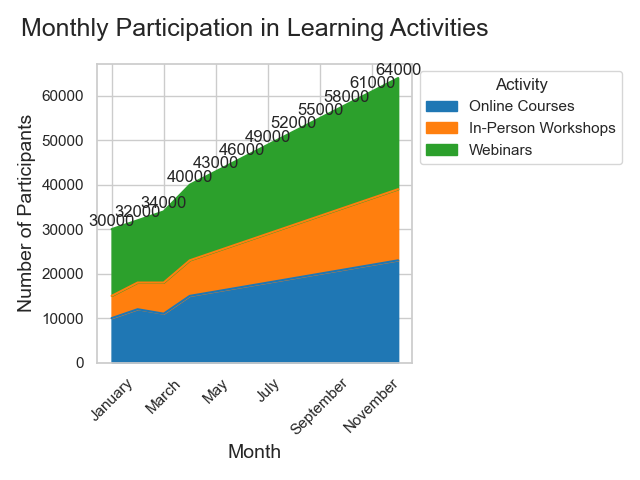

Generate this figure with Python:

import seaborn as sns
import pandas as pd
import matplotlib.pyplot as plt

# Data
data = {
    'Month': ['January', 'February', 'March', 'April', 'May', 'June', 'July', 'August', 
              'September', 'October', 'November', 'December'],
    'Online Courses': [10000, 12000, 11000, 15000, 16000, 17000, 18000, 19000, 20000, 21000, 22000, 23000],
    'In-Person Workshops': [5000, 6000, 7000, 8000, 9000, 10000, 11000, 12000, 13000, 14000, 15000, 16000],
    'Webinars': [15000, 14000, 16000, 17000, 18000, 19000, 20000, 21000, 22000, 23000, 24000, 25000]
}

# Create a DataFrame
df = pd.DataFrame(data)

# Transform the Month to categorical type so the order is kept in the plotting
df['Month'] = pd.Categorical(df['Month'], 
                             categories=['January', 'February', 'March', 'April', 'May', 'June', 
                                         'July', 'August', 'September', 'October', 'November', 'December'],
                             ordered=True)

# Set the figure size
plt.figure(figsize=(16, 12))

# Stacked area plot
sns.set_theme(style="whitegrid")
pal = ['#1f77b4', '#ff7f0e', '#2ca02c']

# Plot stack area chart
ax = df.set_index('Month').plot(kind='area', stacked=True, color=pal)

# Annotate the chart with total participants per month
df['Total'] = df['Online Courses'] + df['In-Person Workshops'] + df['Webinars']
for idx, total in enumerate(df['Total']):
    ax.text(idx, total, str(total), va='bottom', ha='center')

# Customize title and labels
ax.set_title('Monthly Participation in Learning Activities', fontsize=18, pad=20)
ax.set_ylabel('Number of Participants', fontsize=14)
ax.set_xlabel('Month', fontsize=14)

# Rotate x-axis labels for better readability
plt.xticks(rotation=45)

# Add legend
plt.legend(title='Activity', loc='upper left', bbox_to_anchor=(1, 1))

# Show the plot
plt.tight_layout()
plt.show()
